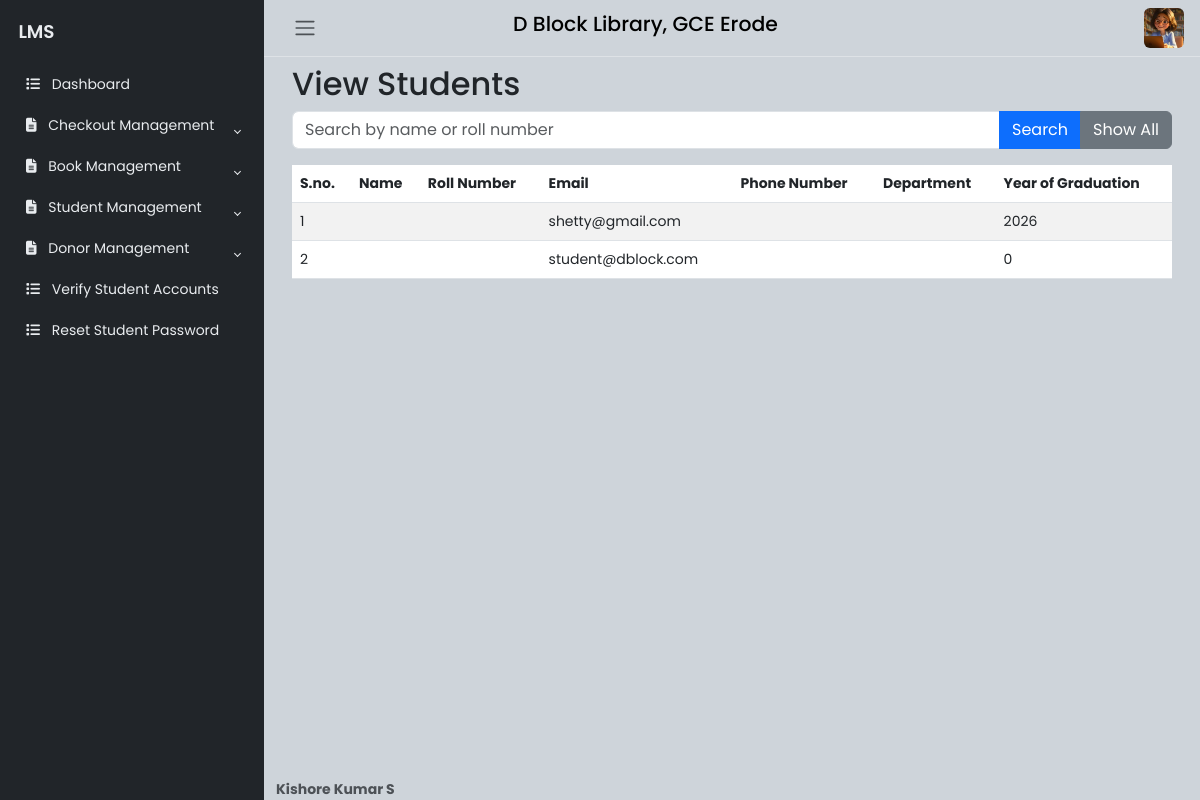
The app's page /lib/viewstudentsdetails (signed in), older data.
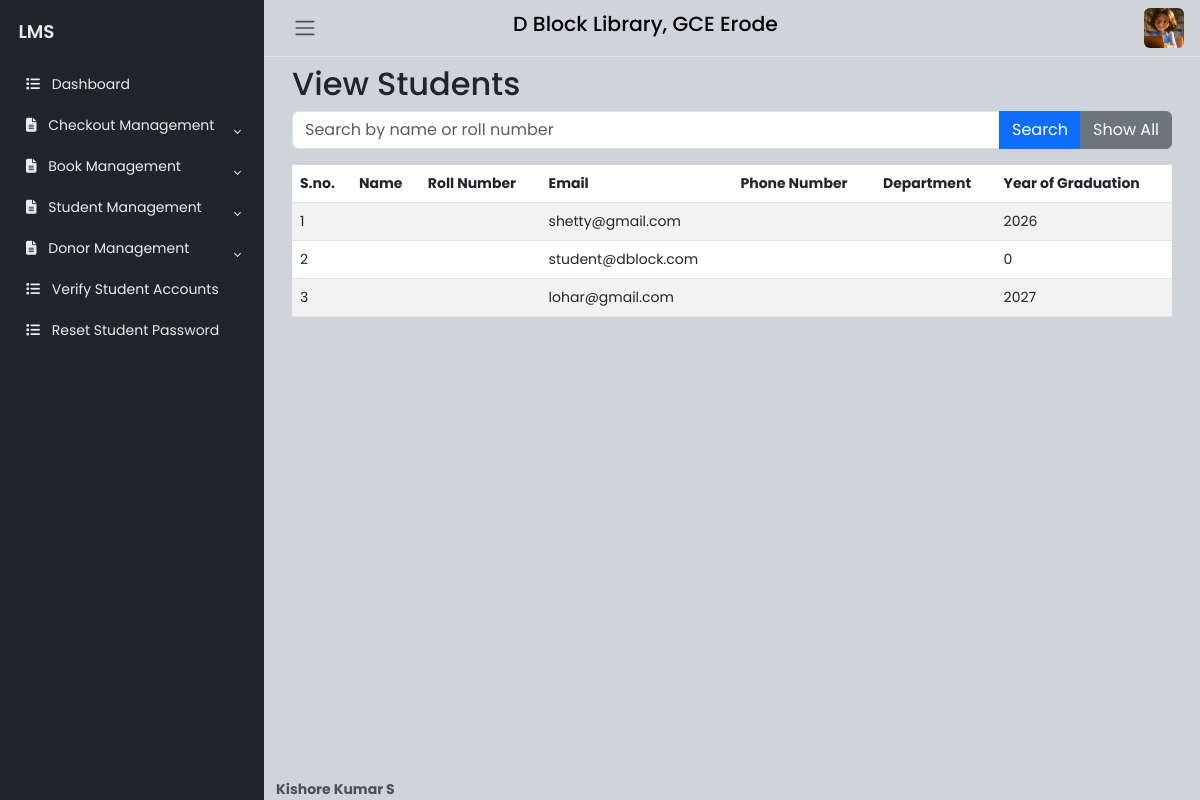
The same page, newer data.
### website/models.py (models this page shows, shortened)
class User(db.Model, UserMixin):
    __tablename__ = 'user'
    id = Column(Integer, primary_key=True)
    email = Column(String(150), unique=True, nullable=False)
    role = Column(String(50), nullable=False)
    password = Column(String(150), nullable=False)
    name = Column(String(150), nullable=False)
    roll_number = Column(Integer, unique=True, nullable=True)
    phone_number = Column(String(20), nullable=True)
    department = Column(String(150), nullable=True)
    year_of_graduation = Column(Integer, nullable=True)
    is_verified = Column(Boolean, default=False)
    created_at = Column(DateTime, default=lambda: datetime.now(timezone.utc), nullable=True)
    verified_at = Column(DateTime, nullable=True)
    rejected_at = Column(DateTime, nullable=True)
    deleted = Column(Boolean, default=False)
    profile_picture_url = Column(String(255), nullable=True)
    books = relationship('Book', back_populates='student')
    borrowed_books = relationship('BorrowedBook', back_populates='student')

### website/lib.py (the view)
@lib.route('/viewstudentsdetails', methods=['GET', 'POST'])
@login_required
def ViewStudentsDetails():
    search_query = request.args.get('search', '')
    students = User.query.filter(User.role == 'Student').filter(
        or_(User.name.ilike(f'%{search_query}%'), User.roll_number.ilike(f'%{search_query}%'))
    ).all() if search_query else User.query.filter_by(role='Student').all()
    return render_template('ViewStudents.html', students=students, search_query=search_query)

### website/templates/ViewStudents.html (shortened to what this page needs)
{% extends "LibrarianHome.html" %}
{% block libcontent %}
<div class="container" id="viewStudentsContent">
    <h2>View Students</h2>
    <form class="mb-3" method="GET" action="{{ url_for('lib.ViewStudentsDetails') }}">
        <div class="input-group">
            <input type="text" class="form-control" name="search" placeholder="Search by name or roll number" value="{{ search_query }}">
            <button class="btn btn-primary" type="submit">Search</button>
            <a href="{{ url_for('lib.ViewStudentsDetails') }}" class="btn btn-secondary">Show All</a>
        </div>
    </form>
    <div class="table-responsive">
        <table class="table table-striped">
            <thead>
                <tr>
                    <th>S.no.</th>
                    <th>Name</th>
                    <th>Roll Number</th>
                    <th>Email</th>
                    <th>Phone Number</th>
                    <th>Department</th>
                    <th>Year of Graduation</th>
                </tr>
            </thead>
            <tbody>
                {% for student in students %}
                <tr>
                    <td>{{ loop.index }}</td>
                    <td>{{ student.Name }}</td>
                    <td>{{ student.Roll_Number }}</td>
                    <td>{{ student.email }}</td>
                    <td>{{ student.Phone_Number }}</td>
                    <td>{{ student.Department }}</td>
                    <td>{{ student.year_of_graduation }}</td>
                </tr>
                {% endfor %}
            </tbody>
        </table>
    </div>
</div>
{% endblock %}

### website/templates/LibrarianHome.html (shortened to what this page needs)
{% extends "BaseFormat.html" %}
    {% block Sidebar %}
    <li class="sidebar-item">
        <a href="#" class="sidebar-link collapsed" data-bs-target="#CHECKOUT" data-bs-toggle="collapse" aria-expanded="false" aria-controls="BOOKS">
            <i class="fa-solid fa-file-lines pe-2"></i>
            Checkout Management
        </a>
    </li>
    <li class="sidebar-item">
        <a href="#" class="sidebar-link collapsed" data-bs-target="#BOOKS" data-bs-toggle="collapse" aria-expanded="false" aria-controls="BOOKS">
            <i class="fa-solid fa-file-lines pe-2"></i>
            Book Management
        </a>
    </li>
    <li class="sidebar-item">
        <a href="#" class="sidebar-link collapsed" data-bs-target="#STUDENTS" data-bs-toggle="collapse" aria-expanded="false" aria-controls="STUDENTS">
            <i class="fa-solid fa-file-lines pe-2"></i>
            Student Management
        </a>
    </li>
    <li class="sidebar-item">
        <a href="#" class="sidebar-link collapsed" data-bs-target="#DONOR" data-bs-toggle="collapse" aria-expanded="false" aria-controls="DONOR">
            <i class="fa-solid fa-file-lines pe-2"></i>
            Donor Management
        </a>
    </li>
    <li class="sidebar-item">
        <a href="{{ url_for('lib.manage_students') }}" id="dashboardLink" class="sidebar-link" aria-label="Checkout Management">
            <i class="fa-solid fa-list pe-2"></i>
            Verify Student Accounts
        </a>
    </li>
    <li class="sidebar-item">
        <a href="{{ url_for('lib.password_reset_page') }}" id="dashboardLink" class="sidebar-link" aria-label="Checkout Management">
            <i class="fa-solid fa-list pe-2"></i>
            Reset Student Password
        </a>
    </li>
    {% endblock %}
    {% block content %}
    {% block libcontent %}{% endblock %}
    {% endblock %}

### website/templates/BaseFormat.html (shortened to what this page needs)
<!DOCTYPE html>
<html lang="en" data-bs-theme="dark">
<head>
    <link rel="stylesheet" href="https://cdn.jsdelivr.net/npm/bootstrap@5.3.0-alpha2/dist/css/bootstrap.min.css">
    <link rel="stylesheet" href="https://cdnjs.cloudflare.com/ajax/libs/font-awesome/5.15.4/css/all.min.css">
    <link rel="stylesheet" href="{{ url_for('static', filename='css/BaseFormat.css') }}">
</head>
<body>
    <div class="wrapper">
        <aside id="sidebar" class="js-sidebar" aria-label="Sidebar">
            <div class="h-100">
                <div class="sidebar-logo">
                    <a href="#">LMS</a>
                </div>
                <ul class="sidebar-nav">
                    <li class="sidebar-item">
                        <a href="#" id="dashboardLink" class="sidebar-link">
                            <i class="fa-solid fa-list pe-2"></i>
                            Dashboard
                        </a>
                    </li>
                    {% block Sidebar %}{% endblock %}
                </ul>
            </div>
        </aside>
        <div class="main">
            <nav class="navbar navbar-expand px-3 border-bottom">
                <button class="btn" id="sidebar-toggle" type="button" aria-label="Toggle sidebar">
                    <span class="navbar-toggler-icon"></span>
                </button>
                <div class="navbar-collapse">
                    <h4 class="mx-auto">D Block Library, GCE Erode</h4>
                    <ul class="navbar-nav ms-auto">
                        <li class="nav-item dropdown">
                            <a href="#" data-bs-toggle="dropdown" class="nav-icon pe-md-0" aria-label="User menu">
                                <img src="{{ url_for('static', filename='img/profile.jpg') }}" class="avatar img-fluid rounded" alt="Profile Picture">
                            </a>
                        </li>
                    </ul>
                </div>
            </nav>
            <main class="content px-3 py-2">
                {% block content %}{% endblock %}
            </main>
            <footer class="footer">
                <div class="container-fluid">
                    <div class="row text-muted">
                        <div class="col-6 text-start">
                            <p class="mb-0">
                                <a href="https://www.linkedin.com/in/kishorekumaroffsec" class="text-muted">
                                    <strong>Kishore Kumar S</strong>
                                </a>
                            </p>
                        </div>
                    </div>
                </div>
            </footer>
        </div>
    </div>
</body>
</html>

### website/static/css/BaseFormat.css (style rules this page uses)
body { font-family: 'Poppins', sans-serif; font-size: 0.875rem; opacity: 1; overflow-y: scroll; margin: 0; }
a { cursor: pointer; text-decoration: none; font-family: 'Poppins', sans-serif; }
li { list-style: none; }
h4 { font-family: 'Poppins', sans-serif; font-size: 1.275rem; color: var(--bs-emphasis-color); }
.wrapper { align-items: stretch; display: flex; width: 100%; }
#sidebar { max-width: 264px; min-width: 264px; background: var(--bs-dark); transition: all 0.35s ease-in-out; }
.main { display: flex; flex-direction: column; min-height: 100vh; min-width: 0; overflow: hidden; transition: all 0.35s ease-in-out; width: 100%; background: var(--bs-dark-bg-subtle); }
.sidebar-logo { padding: 1.15rem; }
.sidebar-logo a { color: #e9ecef; font-size: 1.15rem; font-weight: 600; }
.sidebar-nav { flex-grow: 1; list-style: none; margin-bottom: 0; padding-left: 0; margin-left: 0; }
a.sidebar-link { padding: .625rem 1.625rem; color: #e9ecef; position: relative; display: block; font-size: 0.875rem; }
.sidebar-link[data-bs-toggle="collapse"]::after { border: solid; border-width: 0 .075rem .075rem 0; content: ""; display: inline-block; padding: 2px; position: absolute; right: 1.5rem; top: 1.4rem; transform: rotate(-135deg); transition: all .2s ease-out; }
.sidebar-link[data-bs-toggle="collapse"].collapsed::after { transform: rotate(45deg); transition: all .2s ease-out; }
.avatar { height: 40px; width: 40px; }
.navbar-expand .navbar-nav { margin-left: auto; }
.content { flex: 1; max-width: 100vw; width: 100vw; }
@media (min-width:768px) { .content { max-width: auto; width: auto; } }

Row changes from the older to the newer data that the page shows:
added User: email "lohar@gmail.com", year_of_graduation "2027"
